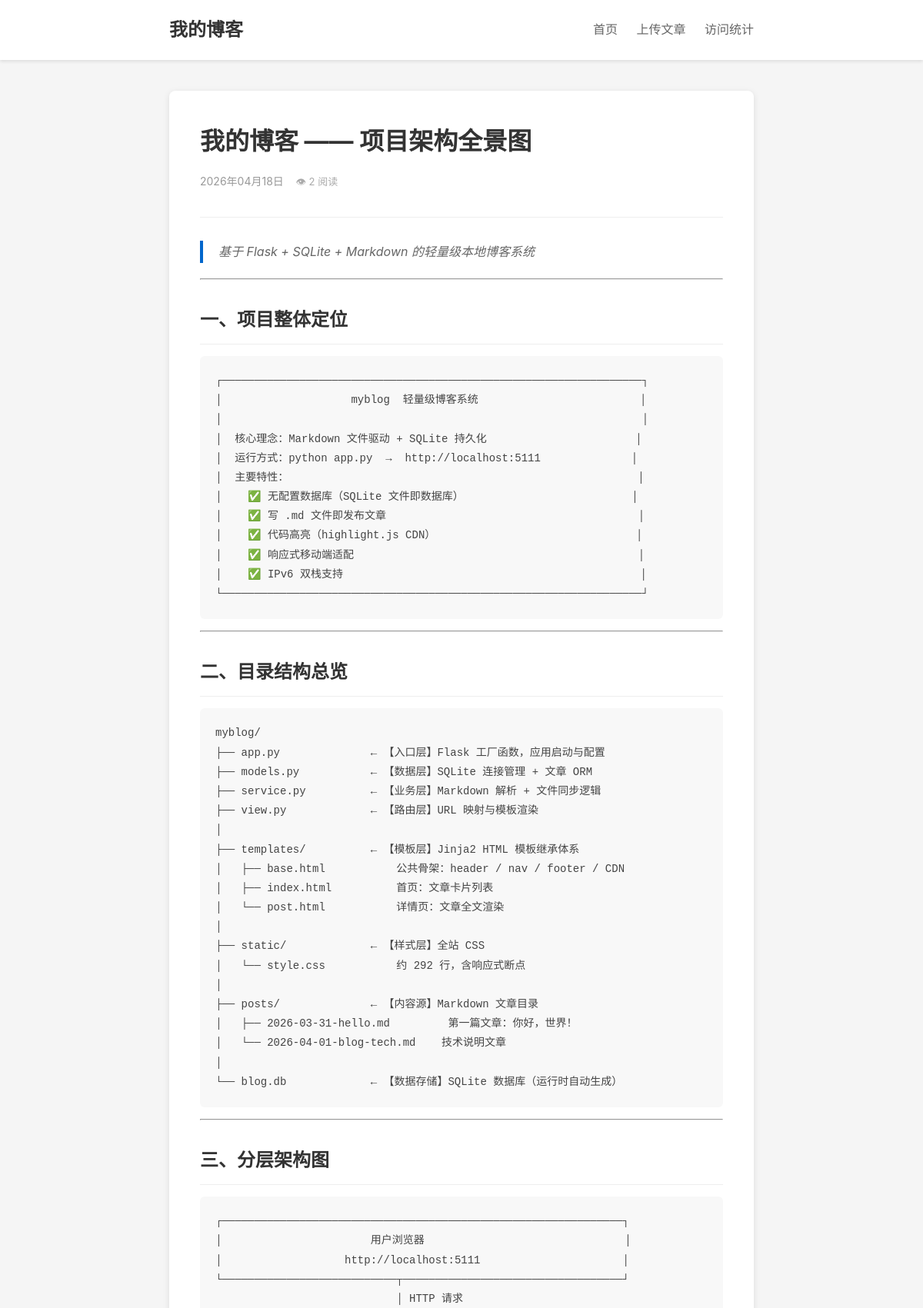
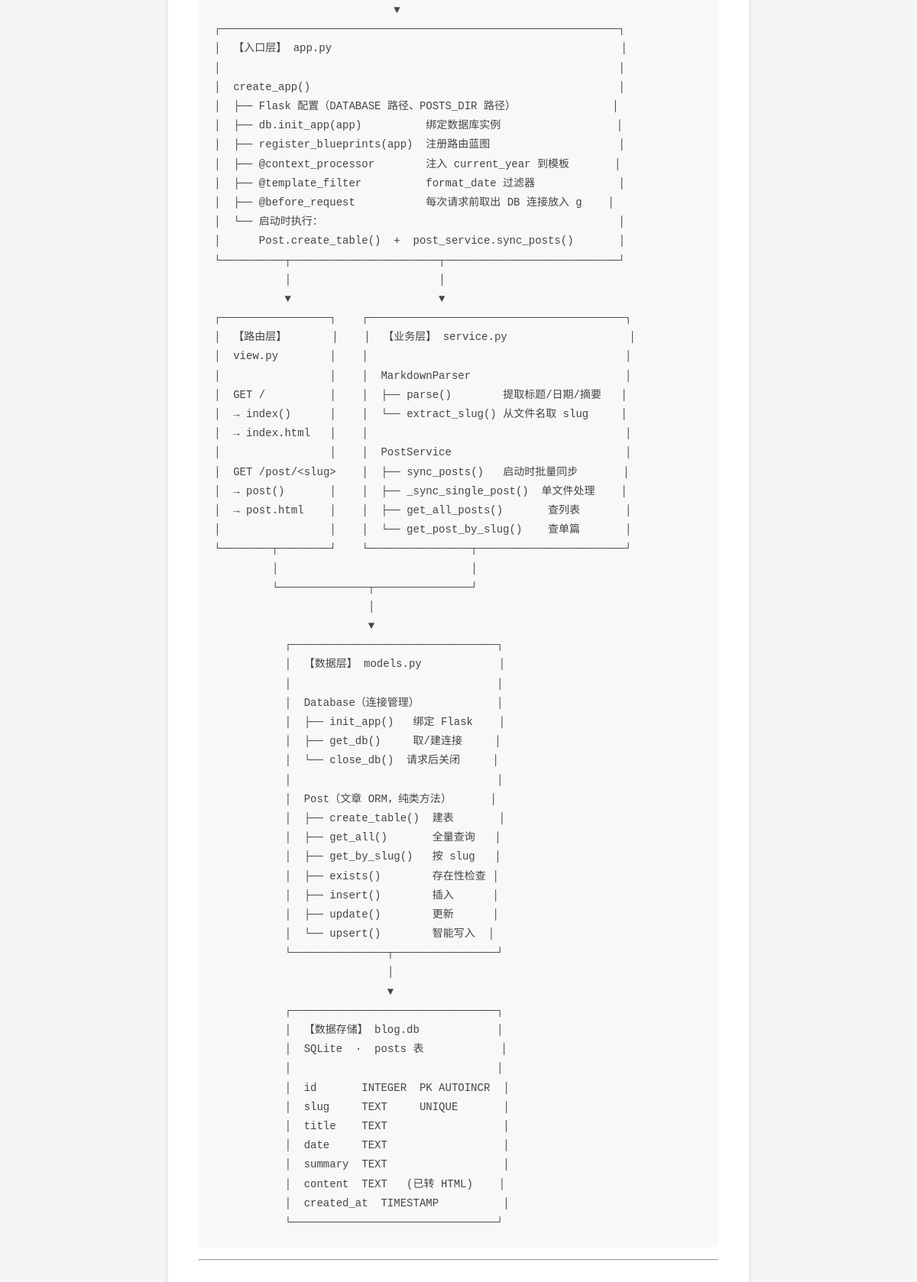
/post/blog-architecture (upper part), run on the app's committed database (2 pictures, top to bottom).
### tables this page shows
CREATE TABLE posts (
            id INTEGER PRIMARY KEY AUTOINCREMENT,
            slug TEXT UNIQUE NOT NULL,
            title TEXT NOT NULL,
            date TEXT NOT NULL,
            summary TEXT,
            content TEXT NOT NULL,
            created_at TIMESTAMP DEFAULT CURRENT_TIMESTAMP
        , views INTEGER NOT NULL DEFAULT 0);

### view.py (the view)
@blog_bp.route('/post/<slug>')
def post(slug):
    post = post_service.get_post_by_slug(g.db_conn, slug)
    if post is None:
        return render_template('404.html'), 404
    Post.increment_views(g.db_conn, slug)
    post = post_service.get_post_by_slug(g.db_conn, slug)
    return render_template('post.html', post=post)

### models.py (called while the page is built)
    def get_db(self):
        if 'db' not in g:
            g.db = sqlite3.connect(self.app.config['DATABASE'])
            g.db.row_factory = sqlite3.Row
        return g.db

    @classmethod
    def get_by_slug(cls, connection, slug):
        return connection.execute(
            f'SELECT * FROM {cls.TABLE_NAME} WHERE slug = ?', (slug,)
        ).fetchone()

    @classmethod
    def increment_views(cls, connection, slug):
        connection.execute(
            f'UPDATE {cls.TABLE_NAME} SET views = views + 1 WHERE slug = ?', (slug,)
        )
        connection.commit()

### service.py (called while the page is built)
    def get_post_by_slug(self, conn, slug):
        return Post.get_by_slug(conn, slug)

### templates/post.html (shortened to what this page needs)
{% extends "base.html" %}
{% block content %}
<article class="post-detail">
    <header class="post-header">
        <h1 class="post-title">{{ post.title }}</h1>
        <div class="post-meta">
            <time datetime="{{ post.date }}">{{ post.date | format_date }}</time>
            <span class="views-count">👁 {{ post.views }} 阅读</span>
        </div>
    </header>
    <div class="post-content">
        {{ post.content | safe }}
    </div>
</article>
{% endblock %}

### static/style.css (style rules this page uses)
* { margin: 0; padding: 0; box-sizing: border-box; }
body { font-family: -apple-system, BlinkMacSystemFont, "Segoe UI", Roboto, "Helvetica Neue", Arial, sans-serif; line-height: 1.6; color: #333; background-color: #f5f5f5; }
.post-meta { color: #999; font-size: 14px; margin-bottom: 15px; }
.post-detail { background: #fff; padding: 40px; border-radius: 8px; box-shadow: 0 2px 8px rgba(0,0,0,0.1); }
.post-header { margin-bottom: 30px; padding-bottom: 20px; border-bottom: 1px solid #eee; }
.post-detail .post-title { font-size: 32px; margin-bottom: 15px; color: #333; }
.post-content { line-height: 1.8; color: #444; }
.post-content h1, .post-content h2, .post-content h3, .post-content h4, .post-content h5, .post-content h6 { margin: 30px 0 15px; color: #333; }
.post-content h2 { font-size: 24px; padding-bottom: 10px; border-bottom: 1px solid #eee; }
.post-content p { margin-bottom: 15px; }
.post-content code { background: #f4f4f4; padding: 2px 6px; border-radius: 3px; font-family: "Consolas", "Monaco", monospace; font-size: 14px; }
.post-content pre { background: #f8f8f8; padding: 20px; border-radius: 6px; overflow-x: auto; margin-bottom: 15px; }
.post-content pre code { background: none; padding: 0; }
.post-content blockquote { border-left: 4px solid #0066cc; padding-left: 20px; margin: 20px 0; color: #666; font-style: italic; }
.views-count { margin-left: 12px; color: #aaa; font-size: 13px; }

### data on the page
posts: title "我的博客 —— 项目架构全景图", date "2026年04月18日", views "2", content "基于 Flask + SQLite + Markdown 的轻量级本地博客系统 一、项目整体定位 ┌─────────────────────────────────────────────────────────────────┐ │ myblog 轻量级博客系统 │ │ │ │ 核心理念：Markdown 文件驱动 + SQLite 持久化 │ │ 运行方式：python app.py → http://localhost:5111 │ │ 主要特性： │ │ ✅ 无配置数据库（SQLite 文件即数据库） │ │ ✅ 写 .md 文件即发布文章 │ │ ✅ 代码高亮（highlight.js CDN） │ │ ✅ 响应式移动端适配 │ │ ✅ IPv6 双栈支持 │ └─────────────────────────────────────────────────────────────────┘ 二、目录结构总览 myblog/ ├── app.py ← 【入口层】Flask 工厂函数，应用启动与配置 ├── models.py ← 【数据层】SQLite 连接管理 + 文章 ORM ├── service.py ← 【业务层】Markdown 解析 + 文件同步逻辑 ├── view.py ← 【路由层】URL 映射与模板渲染 │ ├── templates/ ← 【模板层】Jinja2 HTML 模板继承体系 │ ├── base.html 公共骨架：header / nav / footer / CDN │ ├── index.html 首页：文章卡片列表 │…"
